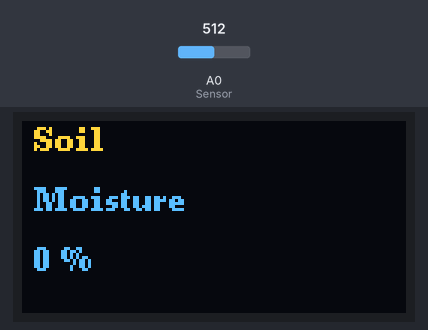
Recording of a sketch running on a simulated Arduino Uno, built with avr-gcc and run on an emulated ATmega328P. Parts: 128×64 one-colour display. The inputs (shaded band) are chosen by the test bench; at power-on: A0 (Sensor) = 512. The OLED is the two-colour kind (top 16 rows yellow); what the sketch prints to the serial monitor is not drawn.

Above: at 1.2 s.
1.3 s: A0 (Sensor) set to 320
2.8 s: A0 (Sensor) set to 296
At 3.4 s:
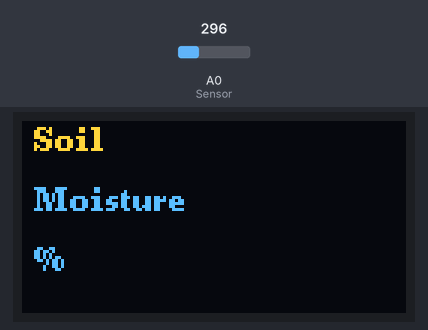
4.5 s: A0 (Sensor) set to 511
At 5.5 s:
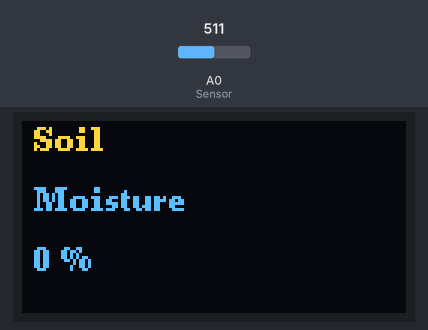
6.0 s: A0 (Sensor) set to 306
At 6.6 s:
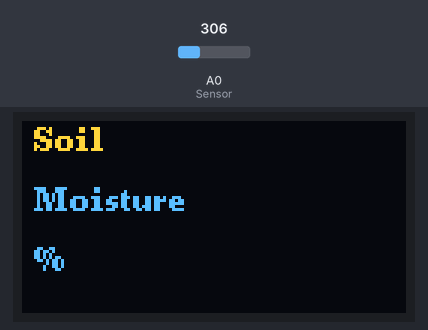
Timing chart, 0 to 8.5 s (numbered marks = the images above; inputs shaded):
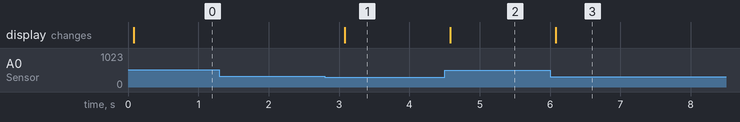

Measured:
- the behaviour switches between 311 and 310 on A0 (Sensor) (found by bisection; images 0 and 1)
- after the input at 1.3 s, every drawn part: stays the same
- after the input at 2.8 s, the display: changes after 0.28 s (image 1)
- after the input at 4.5 s, the display: changes after 0.08 s (image 2)
- after the input at 6.0 s, the display: changes after 0.08 s (image 3)

The sketch:

soil_oled.ino
```cpp
#include <Arduino.h>
#include <U8g2lib.h>

#ifdef U8X8_HAVE_HW_SPI
#include <SPI.h>
#endif
#ifdef U8X8_HAVE_HW_I2C
#include <Wire.h>
#endif
U8G2_SSD1306_128X64_NONAME_F_SW_I2C u8g2(U8G2_R0, /* clock=*/ SCL, /* data=*/ SDA, /* reset=*/ U8X8_PIN_NONE);   // All Boards without Reset of the Display


const int AirValue = 620;   //you need to replace this value with Value_1
const int WaterValue = 310;  //you need to replace this value with Value_2
int soilMoistureValue = 0;
int soilmoisturepercent=0;
void setup() {
  Serial.begin(9600); // open serial port, set the baud rate to 9600 bps
   u8g2.begin();
}
void loop() {
   u8g2.clearBuffer();
    u8g2.setFont(u8g2_font_ncenB08_tr);
soilMoistureValue = analogRead(A0);  //put Sensor insert into soil
Serial.println(soilMoistureValue);
soilmoisturepercent = map(soilMoistureValue, AirValue, WaterValue, 0, 100);
if(soilmoisturepercent >= 100)
{
  Serial.println("100 %");

 u8g2.drawStr(4,10,"Soil");
 u8g2.drawStr(4,30,"Moisture");

u8g2.drawStr(4,50,"%");
  u8g2.sendBuffer();

  delay(250);
  u8g2.clearBuffer();
}
else if(soilmoisturepercent <=0)
{
  Serial.println("0 %");

 u8g2.drawStr(4,10,"Soil");
u8g2.drawStr(4,30,"Moisture");

u8g2.drawStr(4,50,"0 %");
   u8g2.sendBuffer();

  delay(250);
  u8g2.clearBuffer();
}
else if(soilmoisturepercent >0 && soilmoisturepercent < 100)
{
  Serial.print(soilmoisturepercent);
  Serial.println("%");

 u8g2.drawStr(4,10,"Soil");
u8g2.drawStr(4,30,"Moisture");

u8g2.drawStr(4,50,"0 %");
   u8g2.sendBuffer();

  delay(250);
  u8g2.clearBuffer();
}
}
```
